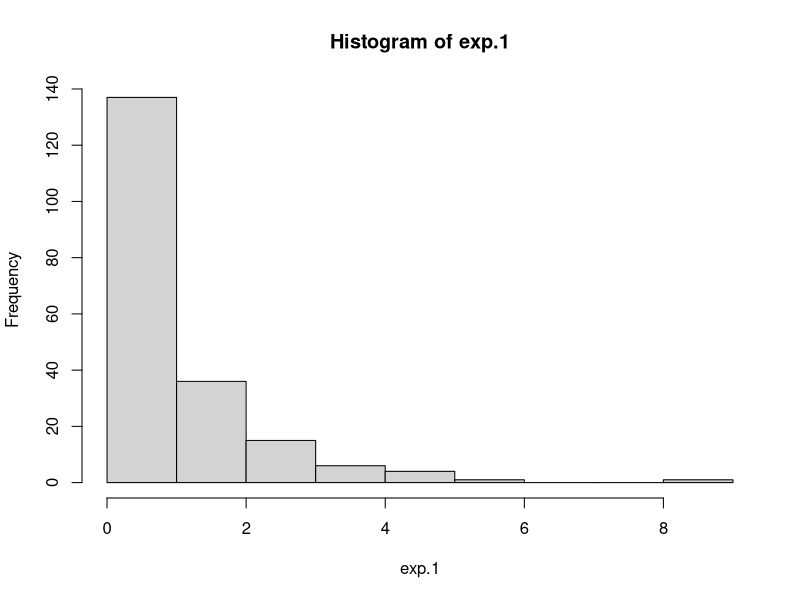
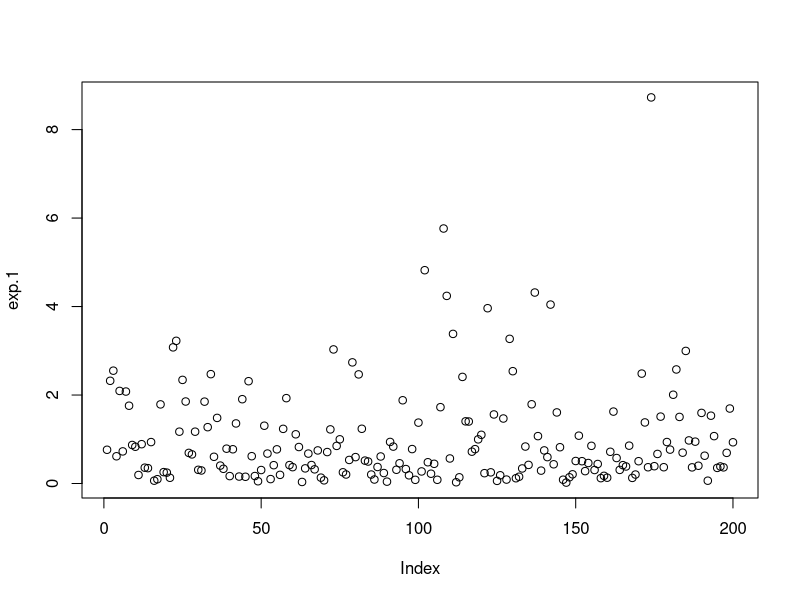
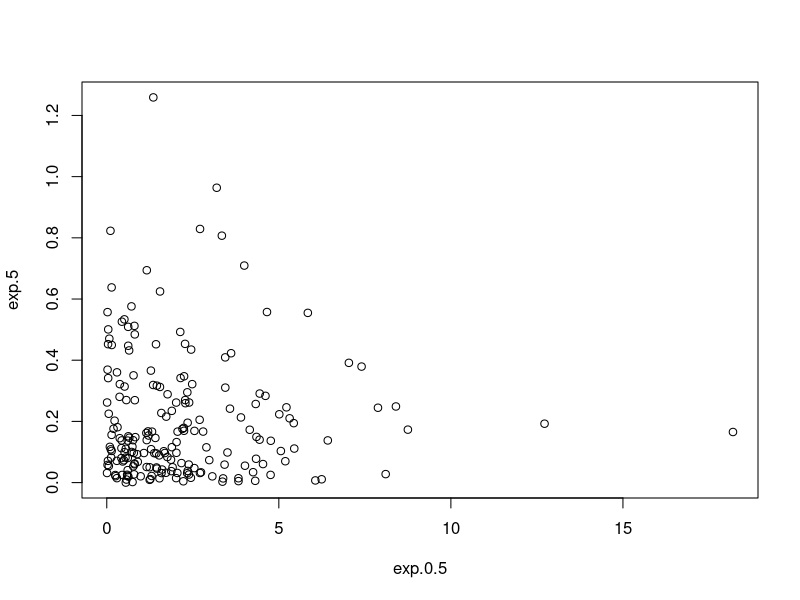
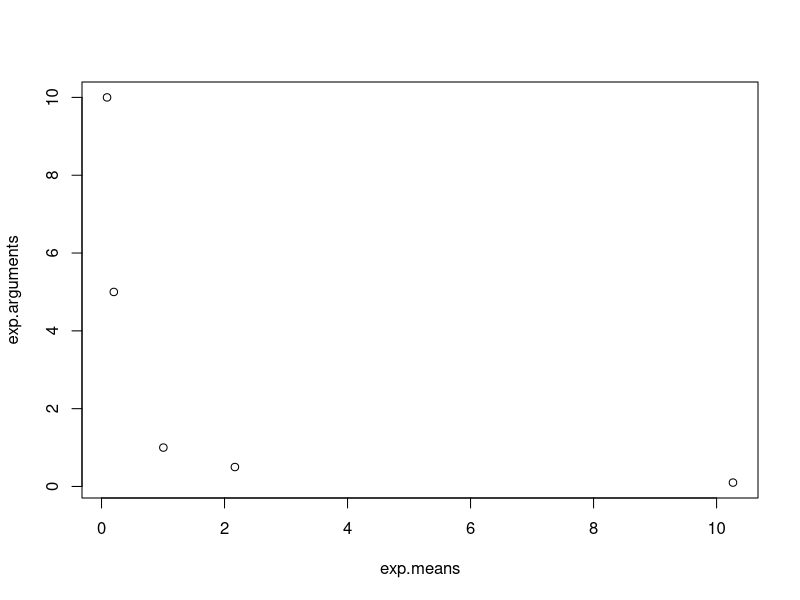
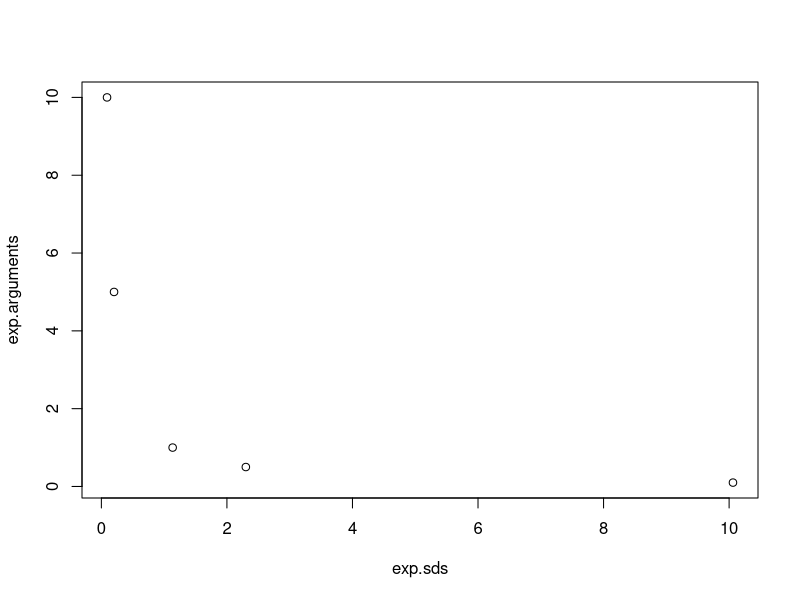
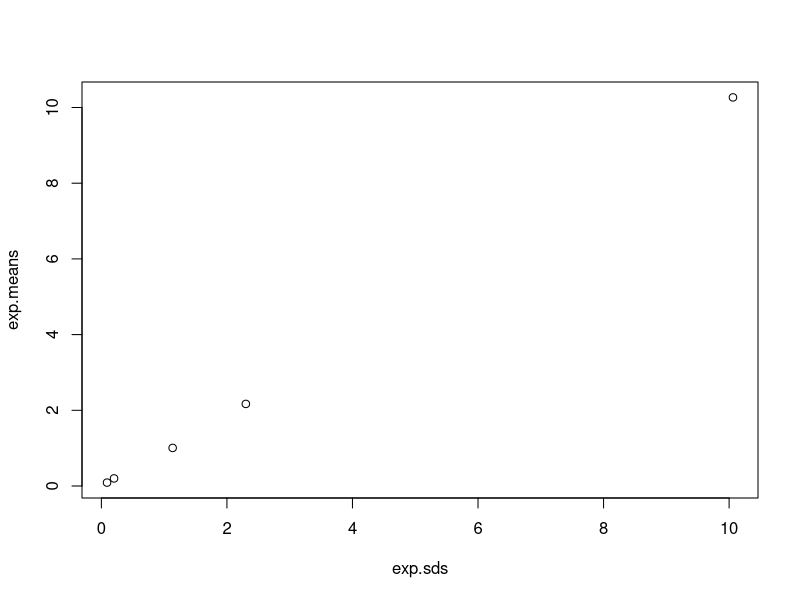
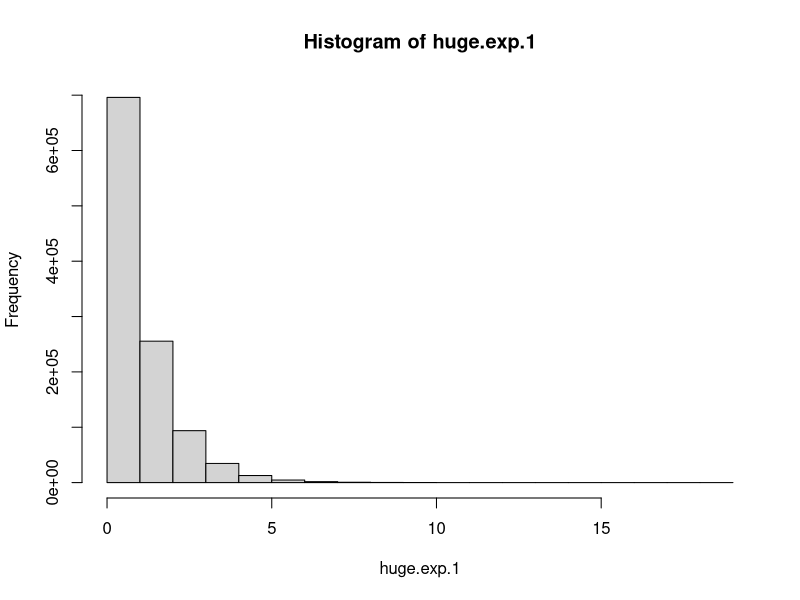
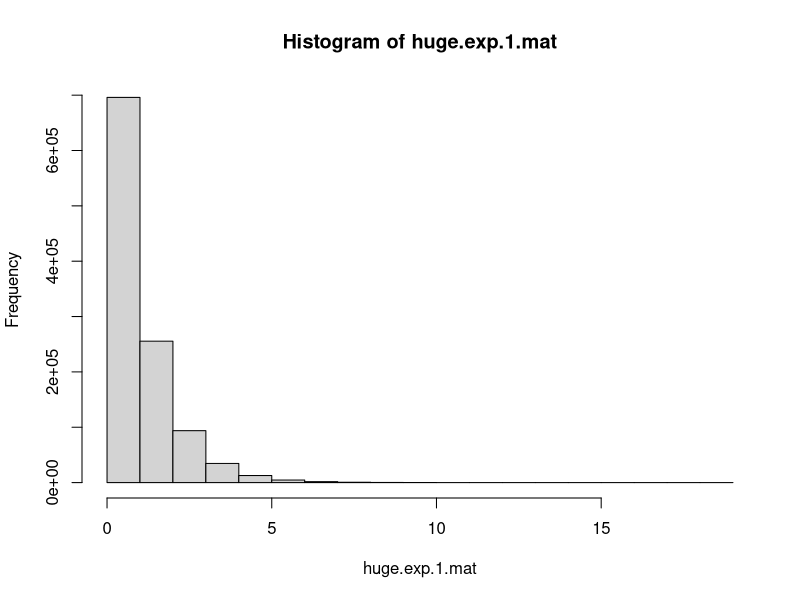

These figures' R source, in order:
## ---- chunk 1
knitr::opts_chunk$set(echo = TRUE)
## ---- chunk 2
exp.1 <- rexp(n = 200)
## ---- chunk 3
exp.0.1 <- rexp(n = 200, rate = 0.1)
exp.0.5 <- rexp(n = 200, rate = 0.5)
exp.5 <- rexp(n = 200, rate = 5)
exp.10 <- rexp(n = 200, rate = 10)
## ---- chunk 4
hist(exp.1)
## ---- chunk 5
plot(exp.1)
## ---- chunk 6
plot(exp.0.5, exp.5)
## ---- chunk 7
exp.arguments <- c(1., 0.1, 0.5, 5., 10.)
exp.means <- c(mean(exp.1), mean(exp.0.1), mean(exp.0.5), mean(exp.5), mean(exp.10))
exp.sds <- c(sd(exp.1), sd(exp.0.1), sd(exp.0.5), sd(exp.5), sd(exp.10))
## ---- chunk 8
plot(exp.means, exp.arguments, type = "p")
## ---- chunk 9
plot(exp.sds, exp.arguments, type = "p")
## ---- chunk 10
plot(exp.sds, exp.means, type = "p")
## ---- chunk 11
huge.exp.1 <- rexp(n = 1100000)
mean(huge.exp.1)
## ---- chunk 12
sd(huge.exp.1)
## ---- chunk 13
hist(huge.exp.1)
## ---- chunk 14
mean(huge.exp.1[] > 1)
## ---- chunk 15
huge.exp.1.mat <- matrix(huge.exp.1, 1100, 1000)
hist(huge.exp.1.mat)
## ---- chunk 16
mean(huge.exp.1.mat[,137])
## ---- chunk 17
huge.exp.1.mat.colMeans <- colMeans(huge.exp.1.mat)
barplot(huge.exp.1.mat.colMeans)
## ---- chunk 18
mean(huge.exp.1 ^ 2)
## ---- chunk 19
sd(huge.exp.1 ^ 2)
